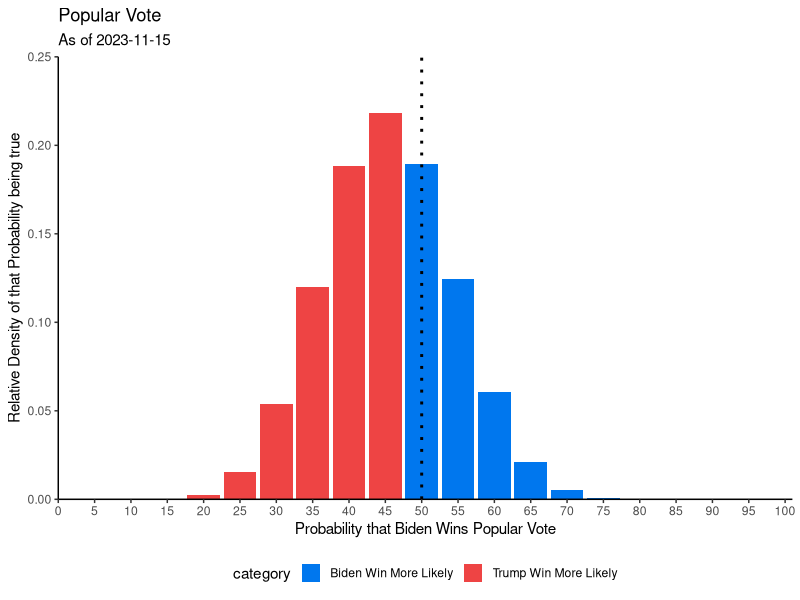
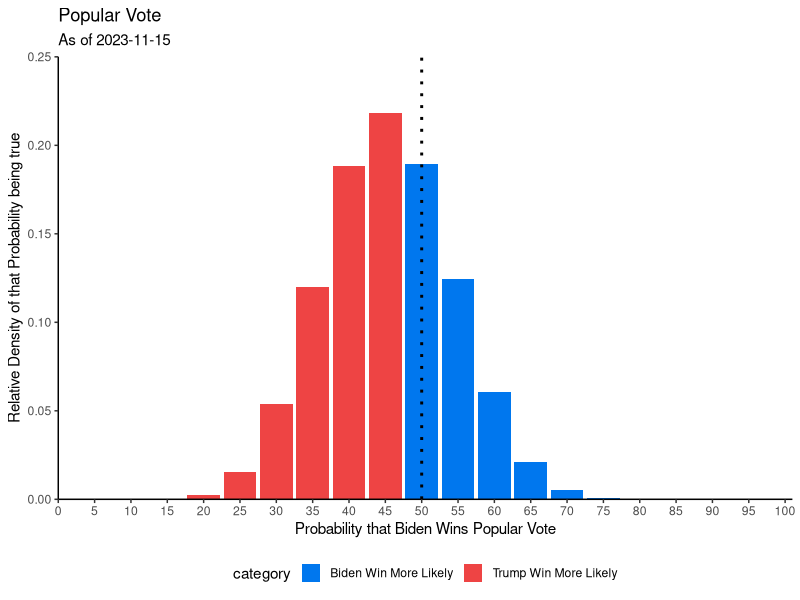

Recreate these plots in R, in order.
library(data.table)
library(ggplot2)

data <- data.table(p=c(0:20)/20)
w = 12.64466	
l =	15.43882




data$density <- data$p**w*(1-data$p)**l# * factorial(w+l+1)/(factorial(w)*factorial(l))
data$density <- data$density / sum(data$density)
data$category <- fifelse(data$p < 0.5, "Trump Win More Likely", "Biden Win More Likely")
data$category <- as.character(data$category)

# max value
# data[order(-ways)][1,1]

# plotting
ggplot(data, aes(x=as.integer(p*100), y=density))+
  geom_col(aes(fill=category), size=1.5)+
  scale_fill_manual(values=c(
    "Trump Win More Likely"="#ee4444",
    "Biden Win More Likely"="#0077ee"
  ))+
  #geom_vline(xintercept = as.numeric(data[order(-density)][1,1]), linetype="dotted", color="#666666", size=1)+
  geom_vline(xintercept = 50, color="#000000", size=1, linetype="dotted")+
  theme_bw()+
  xlab("Probability that Biden Wins Popular Vote")+
  ylab("Relative Density of that Probability being true")+
  theme(legend.position = "bottom")+
  scale_x_continuous(breaks=seq(0,100,5),expand = c(0,0), limits=c(0,101))+
  scale_y_continuous(expand=c(0,0), limits=c(0,0.25))+
  theme(axis.line = element_line(color='black'),
        plot.background = element_blank(),
        panel.grid.major = element_blank(),
        panel.grid.minor = element_blank(),
        panel.border = element_blank())+
  labs(title="Popular Vote", subtitles="As of 2023-11-15")

ggsave("popular vote 2023-11-15.png")
